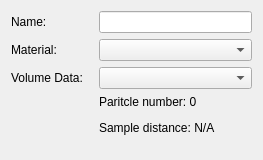
<?xml version="1.0" encoding="UTF-8"?>
<ui version="4.0">
 <author>Antmanler</author>
 <class>QSphNodePage</class>
 <widget class="QWidget" name="QSphNodePage">
  <property name="geometry">
   <rect>
    <x>0</x>
    <y>0</y>
    <width>263</width>
    <height>160</height>
   </rect>
  </property>
  <property name="minimumSize">
   <size>
    <width>263</width>
    <height>160</height>
   </size>
  </property>
  <property name="windowTitle">
   <string>Form</string>
  </property>
  <layout class="QGridLayout" name="gridLayout">
   <item row="0" column="0">
    <widget class="QLabel" name="label">
     <property name="text">
      <string>Name:</string>
     </property>
    </widget>
   </item>
   <item row="0" column="1">
    <widget class="QLineEdit" name="m_name"/>
   </item>
   <item row="1" column="0">
    <widget class="QLabel" name="label_6">
     <property name="text">
      <string>Material:</string>
     </property>
    </widget>
   </item>
   <item row="1" column="1">
    <widget class="MaterialComboBox" name="m_material"/>
   </item>
   <item row="2" column="0">
    <widget class="QLabel" name="label_2">
     <property name="text">
      <string>Volume Data:</string>
     </property>
    </widget>
   </item>
   <item row="2" column="1">
    <widget class="VolDataComboBox" name="m_volumeData"/>
   </item>
   <item row="3" column="0">
    <spacer name="horizontalSpacer">
     <property name="orientation">
      <enum>Qt::Horizontal</enum>
     </property>
     <property name="sizeType">
      <enum>QSizePolicy::Minimum</enum>
     </property>
     <property name="sizeHint" stdset="0">
      <size>
       <width>82</width>
       <height>20</height>
      </size>
     </property>
    </spacer>
   </item>
   <item row="3" column="1">
    <widget class="QLabel" name="lb_info">
     <property name="text">
      <string>&lt;html&gt;&lt;head/&gt;&lt;body&gt;&lt;p&gt;Paritcle number: 0&lt;/p&gt;&lt;p&gt;Sample distance: N/A&lt;/p&gt;&lt;/body&gt;&lt;/html&gt;</string>
     </property>
     <property name="alignment">
      <set>Qt::AlignLeading|Qt::AlignLeft|Qt::AlignTop</set>
     </property>
    </widget>
   </item>
  </layout>
 </widget>
 <customwidgets>
  <customwidget>
   <class>MaterialComboBox</class>
   <extends>QComboBox</extends>
   <header location="global">SceneEditorCore/MaterialComboBox.h</header>
  </customwidget>
  <customwidget>
   <class>VolDataComboBox</class>
   <extends>QComboBox</extends>
   <header>VolDataComboBox.h</header>
  </customwidget>
 </customwidgets>
 <resources/>
 <connections/>
 <designerdata>
  <property name="gridDeltaX">
   <number>25</number>
  </property>
  <property name="gridDeltaY">
   <number>25</number>
  </property>
  <property name="gridSnapX">
   <bool>true</bool>
  </property>
  <property name="gridSnapY">
   <bool>true</bool>
  </property>
  <property name="gridVisible">
   <bool>true</bool>
  </property>
 </designerdata>
</ui>
